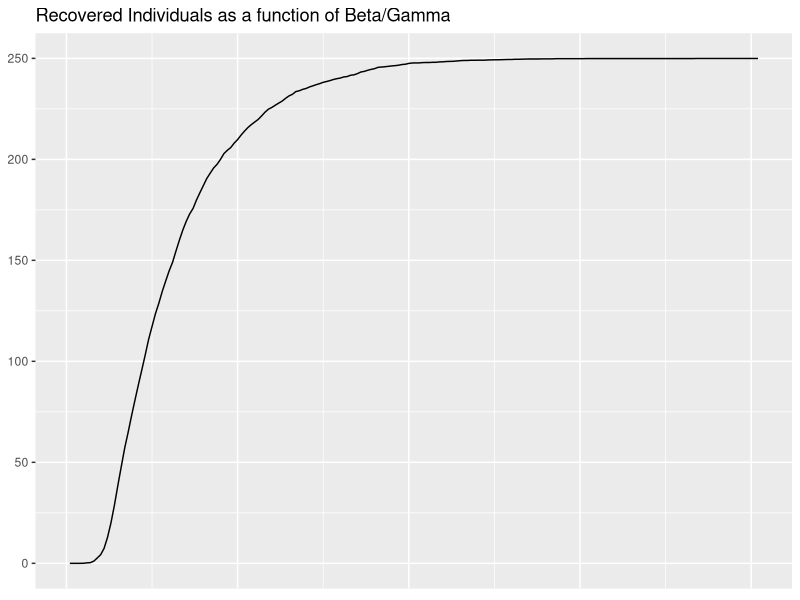
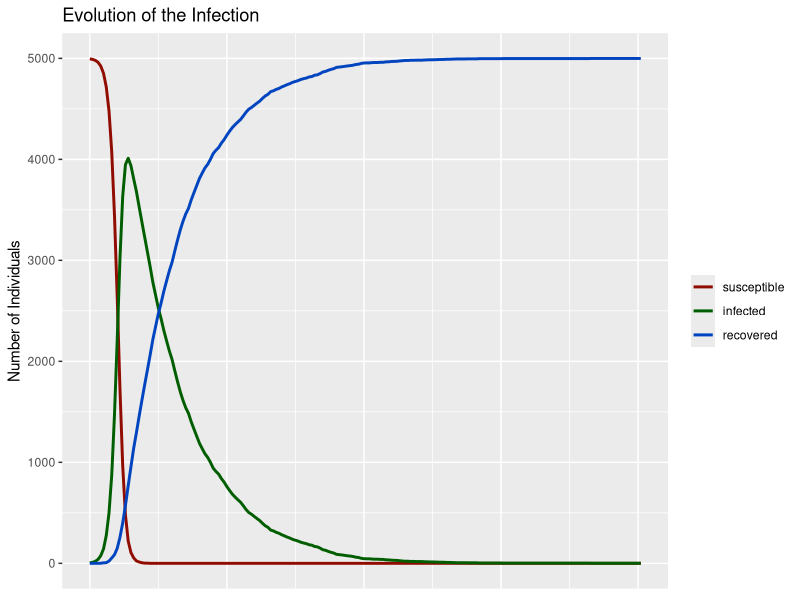

The R script that drew these images, in order:
###
#Author: Patrick Glettig, Nico Wohlgemuth
#Date: 24.02.2018
#Description: This Script imports the exchange Rate data and prepares the data for analysis.
###


#get libraries
library(reshape2)
library(ggplot2)

#Initialize Parameters
pop <- 5000
n_0 <- 5
beta <- 20
gamma <- 1


s <- rep(0, pop)

#Infect a random sample of the size N_0
for (i in 1:n_0){
  s[sample(pop, size = 1)] <- 1
}

#SIR Algorithm Loop
iter <- 0
recovered <- c()
infected <- c()
susceptible <- c()
while ((sum(s==2) < pop)&&(iter < 1000)){
  pos_i <- which(s==1)
  recovered <- c(recovered, sum(s==2))#recovered
  infected <- c(infected, sum(s==1))#infected
  susceptible <- c(susceptible, sum(s==0))#susceptible
    for (i in pos_i){
    if (runif(1) < (gamma/(beta+gamma))){
      #recovery
      s[i] <- 2
    } else {
      #infection
      j <- sample(pop,1)
      if (s[j] == 0){
        s[j] <- 1
      }
    }
  }
  iter <- iter+1
  print(c(sum(s==0),sum(s==1),sum(s==2)))
}
print(iter)

#Calculate beta/gamma for the task
my_int <- beta/gamma
Recovered_divided <- c()
for (i in 1:length(recovered)){
  Recovered_divided[i] <- recovered[i]/my_int
}

#Use Qplot for the first plot, recovered individuals as a function of Beta/Gamma
qplot(x= seq_along(Recovered_divided),y = Recovered_divided,geom = "line")+
  labs(title = "Recovered Individuals as a function of Beta/Gamma")+
  theme(axis.title.x=element_blank(),
        axis.text.x=element_blank(),
        axis.ticks.x=element_blank(),
        axis.title.y=element_blank())

#make a dataframe of results for easier ploting in ggplot
evolution <- data.frame(susceptible,infected, recovered)#add the vectors together
evolution$counter <- seq_along(evolution$susceptible)-1#how many interactions/iterations

evolution <- melt(evolution, id.vars = "counter")#reshape the dataframe from wide to long

#GGPlot that shows the evolution of the population
ggplot(evolution, aes(x = counter, y = value, colour = variable)) +
  geom_line(size = 1)+
  scale_colour_hue(l=30)  + #use darker colors
  labs(title = "Evolution of the Infection", y = "Number of Individuals")+
  theme(axis.title.x=element_blank(),#remove x labels and legend title
        axis.text.x=element_blank(),
        axis.ticks.x=element_blank(),
        legend.title = element_blank())

